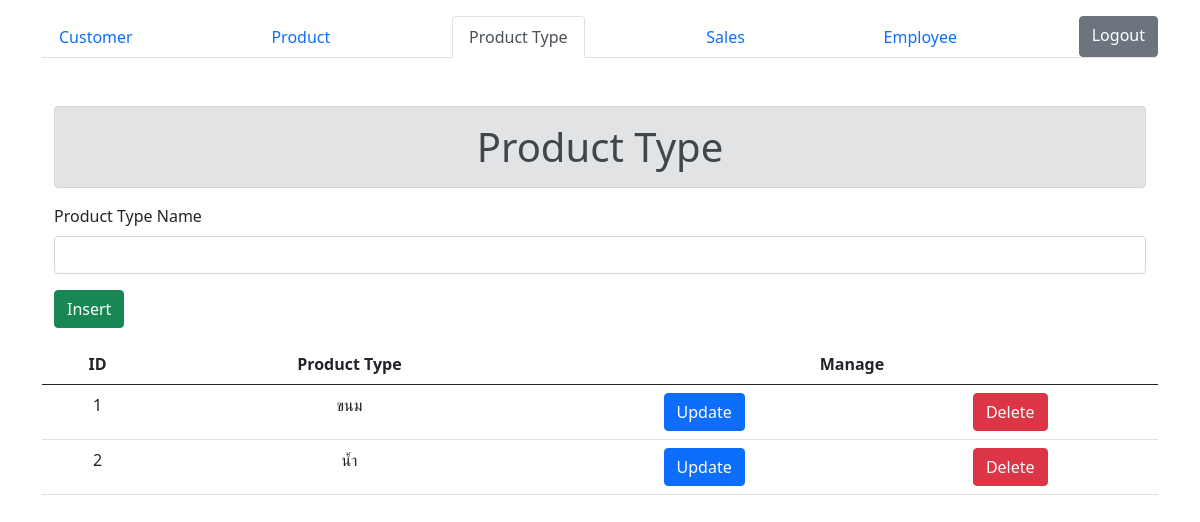
The app's page /product-type.php (signed in), older data.
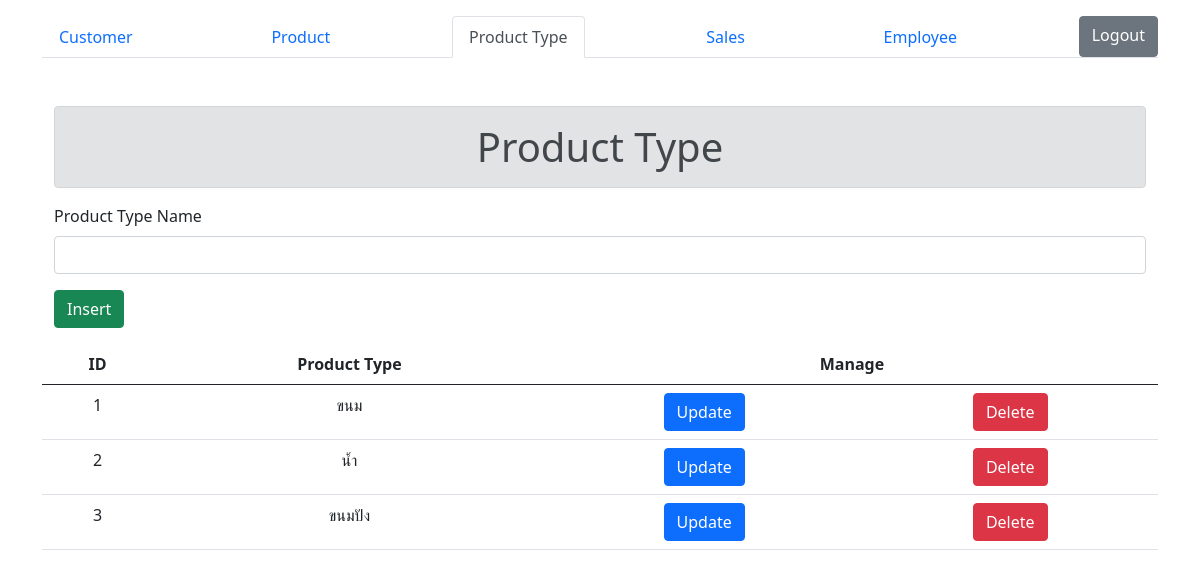
The same page, newer data.
### tables this page shows
CREATE TABLE `product_type` (
  `pdt_id` int(11) NOT NULL,
  `pdt_name` varchar(20) NOT NULL
);

### product-type.php (the view, shortened to what this page needs)
<?php
    include('connection.php');
?>
<!DOCTYPE html>
<html lang="en">
<head>
    <link rel="stylesheet" href="https://stackpath.bootstrapcdn.com/bootstrap/5.0.0-alpha1/css/bootstrap.min.css">
</head>
<body>
    <div class="container mt-3 align-items-center">
    <ul class="nav nav-tabs d-flex justify-content-between">
            <li class="nav-item">
                <a class="nav-link" href="index.php">Customer</a>
            </li>
            <li class="nav-item">
                <a class="nav-link " href="product.php">Product</a>
            </li>
            <li class="nav-item">
                <a class="nav-link active" aria-current="page" href="product-type.php">Product Type</a>
            </li>
            <li class="nav-item">
                <a class="nav-link" href="sales.php">Sales</a>
            </li>
            <li class="nav-item">
                <a class="nav-link" href="employee.php">Employee</a>
            </li>
            <a href="logout.php" role="button" class="btn btn-secondary float-end">Logout</a>
        </ul>
        <div class="container mt-5">
            <h1 class="text-center alert alert-secondary">Product Type</h1>
            <?php
                if(isset($_GET['id'])) {
                    echo '<form action="update.php?form=product_type" method="POST">';
                }else {
                    echo '<form action="insert.php?form=product_type" method="POST">';
                }
            ?>
                <div class="d-flex flew-row">
                    <div class="flex-grow-1">
                        <label for="ptype" class="form-label">Product Type Name</label>
                        <input class="form-control" type="text" name="ptype" value="<?php if(isset($_GET['ptype'])) { echo $_GET['ptype']; unset($_GET['ptype']); }?>">
                    </div>
                </div>
                <input class="btn btn-success mt-3" type="submit" value="<?php if(isset($_GET['id'])) { echo "Update";} else {echo "Insert"; } ?>">
            </form>
        </div>
        <table class="table mt-3">
            <thead>
                <tr>
                    <th class="text-center">ID</th>
                    <th class="text-center">Product Type</th>
                    <th colspan="2" class="text-center">Manage</th>
                </tr>
            </thead>
            <tbody>
                <?php
                    $sql = "Select * from product_type;";
                    $result = $con->query($sql);
                    if($result->num_rows > 0) {
                        while($row = $result->fetch_assoc()) {
                            echo "<tr>";
                                echo '<td class="text-center">'. $row['pdt_id'] . '</td>';
                                echo '<td class="text-center">'. $row['pdt_name'] . '</td>';
                                echo '<td class="text-center"><a role="button" class="btn btn-primary" href="product-type.php?id=' . $row['pdt_id'] .'&ptype='.$row['pdt_name'].'">Update</a></td>';
                                echo '<td class="text-center"><a role="button" class="btn btn-danger" href="delete.php?id=' . $row['pdt_id'] .'&form=product_type">Delete</a></td>';
                            echo '</tr>';
                        }
                    }else {
                        echo '<td class="text-center" colspan="3">No Data in Table</td>';
                    }
                ?>
            </tbody>
        </table>
    </div>
</body>
</html>

Row changes from the older to the newer data that the page shows:
added product_type: pdt_id "3", pdt_name "ขนมปัง"
